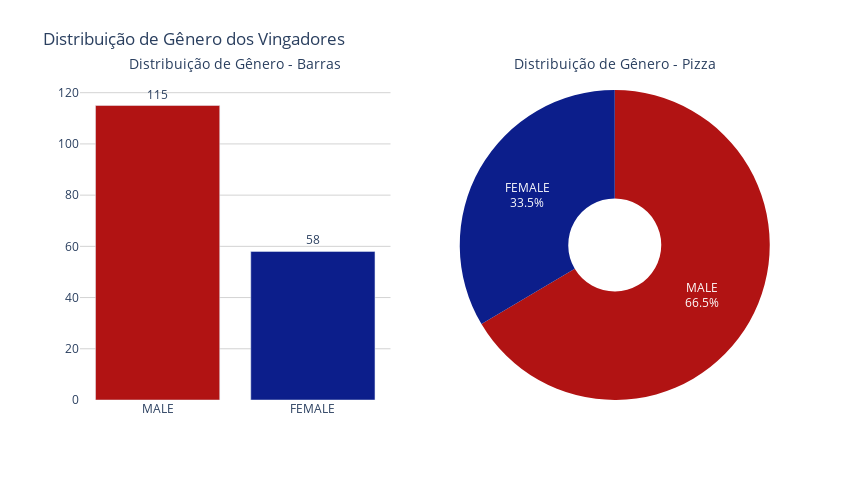

The notebook cell this image was saved under:
### Markdown cell above
### 3.2 Qual a distribuição de gênero dos personagens?

### Code cell
# Contagem de personagens por gênero
gender_count = df['gender'].value_counts().reset_index()
gender_count.columns = ['Gender', 'Count']

# Paleta de cores
colors = avengers_palette

# Subplots com títulos separados
fig = make_subplots(
    rows=1, cols=2,
    subplot_titles=("Distribuição de Gênero - Barras", "Distribuição de Gênero - Pizza"),
    specs=[[{"type": "bar"}, {"type": "pie"}]]
)

# Gráfico de Barras
fig.add_trace(
    go.Bar(
        x=gender_count['Gender'],
        y=gender_count['Count'],
        text=gender_count['Count'],
        textposition='outside',
        marker_color=colors,
        showlegend=False
    ),
    row=1, col=1
)

# Gráfico de Pizza
fig.add_trace(
    go.Pie(
        labels=gender_count['Gender'],
        values=gender_count['Count'],
        marker=dict(colors=colors),
        textinfo='label+percent',
        showlegend=False,
        hole=0.3
    ),
    row=1, col=2
)

# Layout com espaço extra entre os títulos e os gráficos
fig.update_layout(
    height=480,
    width=850,
    title_text="Distribuição de Gênero dos Vingadores",
    plot_bgcolor='white',
    paper_bgcolor='white',
    margin=dict(t=90),  # top margin aumenta distância do título principal
)

# Espaçamento dos títulos dos subplots
fig.update_annotations(font_size=14, yshift=15)

# Grade e ajustes visuais do eixo
fig.update_yaxes(
    showgrid=True,
    gridcolor='lightgrey',
    zeroline=False,
    row=1, col=1,
    title_standoff=20
)

fig.update_xaxes(
    showgrid=False,
    row=1, col=1,
    title_standoff=20
)

fig.show()

# Salvando o gráfico como uma imagem PNG
fig.write_image('C:/Users/Rubeus/Documents/avengers/images/fig_1.png', width=1200, height=700, scale=3)

### Figure 1 — Plotly figure (JSON) as saved in the notebook; plotly's stock layout.template omitted (floating-point values rounded to 4 significant figures)
{"data": [{"marker": {"color": ["#b11313", "#0c1e8b", "#044B20", "#F2B705", "#690f67", "#ff6d00"]}, "showlegend": false, "text": [115, 58], "textposition": "outside", "type": "bar", "x": ["MALE", "FEMALE"], "xaxis": "x", "y": [115, 58], "yaxis": "y"}, {"domain": {"x": [0.55, 1], "y": [0, 1]}, "hole": 0.3, "labels": ["MALE", "FEMALE"], "marker": {"colors": ["#b11313", "#0c1e8b", "#044B20", "#F2B705", "#690f67", "#ff6d00"]}, "showlegend": false, "textinfo": "label+percent", "type": "pie", "values": [115, 58]}], "layout": {"annotations": [{"font": {"size": 14}, "showarrow": false, "text": "Distribuição de Gênero - Barras", "x": 0.225, "xanchor": "center", "xref": "paper", "y": 1, "yanchor": "bottom", "yref": "paper", "yshift": 15}, {"font": {"size": 14}, "showarrow": false, "text": "Distribuição de Gênero - Pizza", "x": 0.775, "xanchor": "center", "xref": "paper", "y": 1, "yanchor": "bottom", "yref": "paper", "yshift": 15}], "height": 480, "margin": {"t": 90}, "paper_bgcolor": "white", "plot_bgcolor": "white", "title": {"text": "Distribuição de Gênero dos Vingadores"}, "width": 850, "xaxis": {"anchor": "y", "autorange": true, "domain": [0, 0.45], "range": [-0.5, 1.5], "showgrid": false, "title": {"standoff": 20}, "type": "category"}, "yaxis": {"anchor": "x", "autorange": true, "domain": [0, 1], "gridcolor": "lightgrey", "range": [0, 121.1], "showgrid": true, "title": {"standoff": 20}, "type": "linear", "zeroline": false}}}
